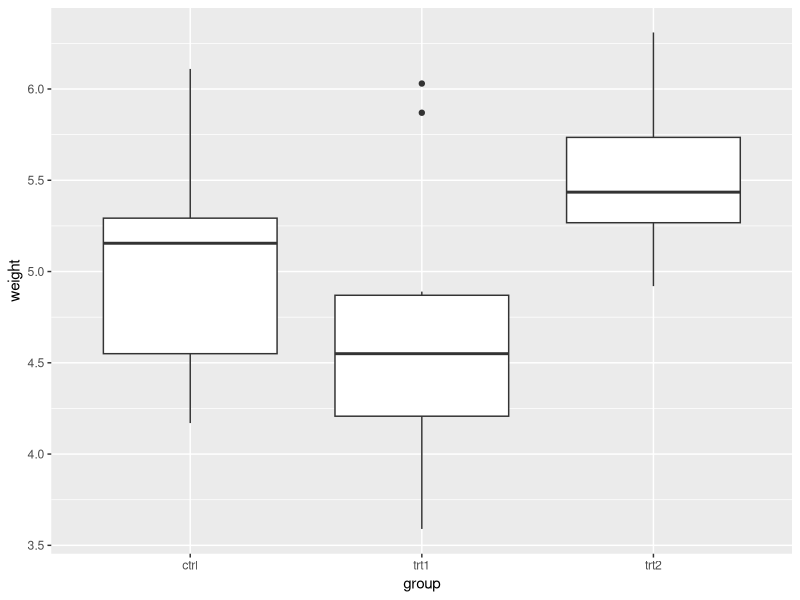
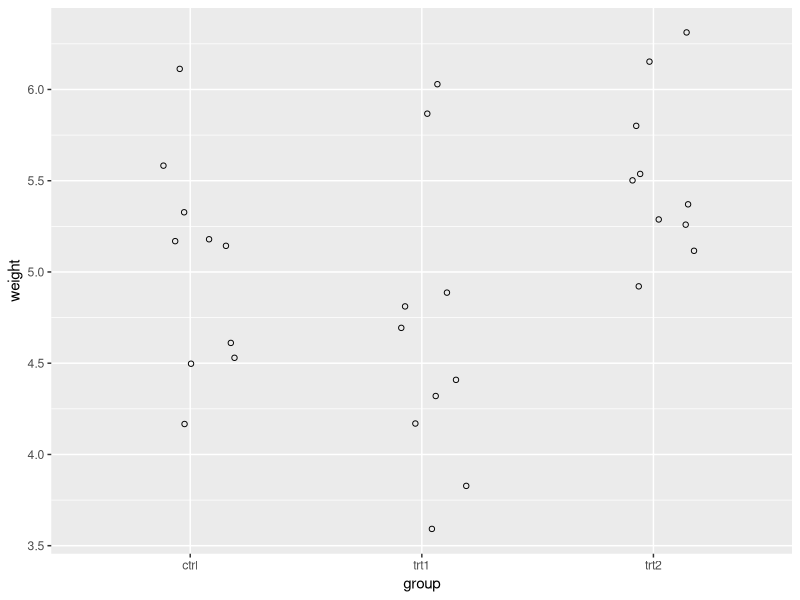

Generate these figures, in order, with R: (Note: this script raises an error after producing the figures.)
# Intro to R
# Rick Scavetta
# 30 May 2018
# DPZ data analysis workshop

# Clear the workspace
rm(list = ls())

# Load packages:
library(dplyr)
library(ggplot2)
library(purrr)
library(tidyr)

# R Syntax:
n <- log2(8) # the log2 of 8
n # shortcut for print(n)

# A Simple Workflow: The PlantGrowth Dataset
PlantGrowth

# How many groups do we have?
# groups are called levels
nlevels(PlantGrowth$group)

# What are they?
levels(PlantGrowth$group)

# Descriptive statistics:
mean(PlantGrowth$weight) # global mean

# Group-wise desc stats:
# The apply family:
tapply(PlantGrowth$weight, PlantGrowth$group, mean)

# The dplyr way:
PlantGrowth %>% # shift-ctrl-m, "pipe operator", say "then..."
  group_by(group) %>%
  summarise(avg = mean(weight),
            stdev = sd(weight))

# Make plots:
# Add aesthetics: MAP data to visual scales
# (e.g. axes and colour)
# Add geometry: How the data will look

# base layer: Data and Aes
g <- ggplot(PlantGrowth, aes(x = group, y = weight))

# Box plot:
g +
  geom_boxplot()

# Dot plot:
g +
  geom_point(shape = 1, position = position_jitter(0.2))

# Group differences:
# Define a linear model:
plant.lm <- lm(weight ~ group, data = PlantGrowth)

# t-tests:
plant.lm
summary(plant.lm)

# 1-way ANOVA
anova(plant.lm)

# Aside: All pair-wise t-test with correction:
# TukeyHSD(aov(weight ~ group, data = PlantGrowth))

# Make a markdown file with
chickwts

# Element 2: Functions
# Everything that happens,
# is because of a function

# e.g. arithmetic operators
34 + 6
`+`(34, 6) # it's a function!

# BEDMAS - order of operations
# brackets, exp, div, mult, add, sub
2 - 3/4 # 1.25
(2 -3)/4 # -0.25

# Make some objects:
n <- 34
p <- 6

n + p # As above

# Calculations for four values:
# 3, 8, 9, 23
m <- 1.12
b <- -0.4

m * 3 + b
m * 8 + b
m * 9 + b
m * 23 + b

# Generic form of functions
# fun_name(fun_args)

# fun_args can be named or unnamed
# Call fun_args using names or position
# functions may have zero to many args

# e.g.
log2(8) # position
log2(x = 8) # named

# The same as:
log(8, base = 2) # position and name
log(8, 2) # both using position

# Terrible :/
log(2, x = 8)

# Some basic and common functions
# Combine/Concatenate unnamed arguments
xx <- c(3, 8, 9, 23)
myNames <- c("healthy", "tissue", "quantity")

# no args:
ls()

# Sequential numbers
seq(from = 1, to = 100, by = 7)
foo1 <- seq(1, 100, 7)

# use objects in functions
foo2 <- seq(1, n, p)

# The : operator for seq(x,y,1)
1:10
seq(1, 10, 1)

# Types of math functions:
# 1 - Transformation functions: mutate data
# N output == N input
scale(foo1) # z-scores
log2(foo1)
sqrt(foo1)

# 2 - Aggregration functions: summarise data
# Typically a single value as output
mean(foo1) # x-bar
sd(foo1) # s
length(foo1) # n
sum(foo1)
prod(foo1)

# Exercise 2, p30:
foo2 + 100 # Trans
foo2 + foo2 # Trans
sum(foo2) + foo2 # Trans (with an aggr)
1:3 + foo2 # Trans

#####################################
#### Fundamental Concept ############
#### Vector Recycling ###############
#####################################

1:4 + foo2

# Exercise 3, p 30:
m
b
xx
m * xx + b

# exercise 4, p 30:
m2 <- c(0, 1.12)
m2 * xx + b

0 * xx + b
1.12 * xx + b


# cheap way:
rep(m2, each = 4) * xx + b

# better way: reiterate over m2
# i.e. take first value, then the second, and so on.
equation <- function(x, m = 1.12) {
  m * x - 0.4
}

equation(xx)

# old ways:
lapply(m2, function(slope) xx * slope + b)
lapply(m2, function(slope) equation(xx, slope))

# new way: purrr package
# Map all elements of an object to a function
map(m2, ~ equation(xx, .))

# the same as:
equation(xx, 0)
equation(xx, 1.12)

# get function definitions:
methods(t.test)
getAnywhere(t.test.default)

# Element 3: Objects
# Anything that exists is an object

# Vectors - 1 dimensional, homogenous
# e.g.
foo1
foo2

# User-defined atomic vector types:
# Logical: 0/1, F/T, FALSE/TRUE (aka binary, boolean)
# Integer: 0, 1, 2, ...
# Double: 0.004, 1.4, 3.14, ...
# Character: names, id, ...

# Numeric - either integer or double

typeof(foo1)
typeof(myNames)

foo3 <- c("Liver", "Brian", "Testes",
          "Muscle", "Intestine","Heart")

foo4 <- c(T, F, F, T, T, F)
typeof(foo4)

# 1 Dimension, each number is an "element"
length(foo1) # 15 elements

# Homogenous: only 1 data type allowed!
test <- c(1:10, "bob")
test

# corece types:
as.integer(test)

# Major problem # 1: Wrong type!
# Solution: Coercion

# List - 1 Dimension, heterogenous
# Data frame (a specialised class of type list)
# where 2 dimensions, heterogenous and
# each element is a vector of the same length
# Rows = observations (individuals)
# Columns = variables (measurements)

# examples of lists:
typeof(g) # our plot is a list
typeof(plant.lm) # our lm is a list

# the class determines how other
# functions deal with an object:
class(g)
class(plant.lm)

# making a data frame from scratch:
foo.df <- data.frame(foo4, foo3, foo2)
typeof(foo.df)
class(foo.df)

# attributes, see p38
attributes(foo.df)
names(foo.df)
row.names(foo.df)

# The data
foo.df

# Replace names with another vector:
names(foo.df) <- myNames
foo.df

# Any named element can be called with $ notation:
foo.df$healthy

# Explore data frames:
summary(foo.df)
str(foo.df)
glimpse(foo.df) # from dplyr

dim(foo.df) # nrow, ncol
nrow(foo.df)
ncol(foo.df)

# Don't use length() on 2D objects! (i.e. data frames)
length(foo1) # the number of elements
length(foo.df) # the number of elements (i.e. columns)

# Element 4: Logical Expressions
# Relational operators: Ask YES/NO questions
# output is ALWAYS!!!: TRUE or FALSE - logical vector
# Questions:
# Equivalency ==
# Non-equivalency !=
# >, <, >=,<=
# !x, Negation, where x is logical

# don't confuse:
# <- assign,
# <=, == relational
# = arguments in a function

n
p
n > p
n < p
foo4
!foo4

# Logical operators: Combine T/F questions
# AND - &
# OR - | "pipe operator",
# don't confuse | with %>% used in dplyr for combining commands
# WITHIN - %in%

# Apply to logical data: use subset()
# All healthy
subset(foo.df, foo.df$healthy == TRUE)
subset(foo.df, healthy == TRUE)
subset(foo.df, healthy)

# All unhealthy
subset(foo.df, healthy != TRUE)
subset(foo.df, healthy == FALSE)
subset(foo.df, !healthy)

# Subsetting numeric data (double or integer):
# below quantity of 10
subset(foo.df, quantity < 10)

# Ranges: Between 10-20
subset(foo.df, quantity > 10 & quantity < 20)
foo.df$quantity > 10
foo.df$quantity < 20

# Meaningless
subset(foo.df, quantity > 10 | quantity < 20)

# Extremes: Outside 10-20
subset(foo.df, quantity < 10 | quantity > 20)

# Impossible:
subset(foo.df, quantity < 10 & quantity > 20)

# Subsetting characters:
# NO PATTERN MATCHING!
# Heart samples:
subset(foo.df, tissue == "Heart")

# 2 or more: Liver and Heart
# Cheap and easy:
subset(foo.df, tissue == "Heart" | tissue == "Liver")

# Easier way: TERRIBLE - NEVER do this!
subset(foo.df, tissue == c("Heart", "Liver"))
subset(foo.df, tissue == c("Liver", "Heart"))
# vector recycling is always used!
foo.df$tissue

# The proper way: %in% WITHIN operator
subset(foo.df, tissue %in% c("Heart", "Liver"))
subset(foo.df, tissue %in% c("Liver", "Heart"))

# Element 5: Indexing
# So far: find by equations (e.g. ==, &)
# Here: use equations as positions
# []

# Vectors:
foo1
foo1[6] # 6th position
foo1[p] # the pth position (i.e. 6th)
foo1[3:p] # 3rd to pth
foo1[p:length(foo1)] # pth (6th) to the last value (15th)

# use logical vectors!
# i.e. output from a relational operator
foo1[foo1 < 50]

# This is subset! but more flexible :)
subset(foo1, foo1 < 50)
# because subset is just a short cut to []

# Data frames with []:
# 2 dimensions: use [ <row> , <col> ]
foo.df[3,] # 3rd row, ALL columns
foo.df[ 3:p, "quantity"] # 3rd to pth row, only quantity column
foo.df[ 3:p, 3] # 3rd to pth row, only quantity column
foo.df[ 3:p , -3 ] # 3rd to pth row, exclude quantity

# Tissue of low quantity (less than 10) observations:
foo.df[ foo.df$quantity < 10 , "tissue" ]

# like subset:
subset(foo.df, foo.df$quantity < 10, select =  tissue)

# Combining values:
foo.df[foo.df$tissue == "Heart",] # only Heart samples

foo.df[foo.df$tissue == "Heart",][,3] # 3rd col, only Heart samples
foo.df[foo.df$tissue == "Heart", 3] # 3rd col, only Heart samples

# Not possible
foo.df[foo.df$tissue == "Heart"] # ERROR, no comma!
# no comma is a short cut for columns!
foo.df[3] # 3rd column, as DF
foo.df[,3] # 3rd column, as vector

# Major problem # 2: Wrong structure!
# Solution: rearrange or coerce structure


index <- foo.df$tissue == "Heart"
foo.df[index,]

# Get a specific column

foo.df[,2] # column 2
foo.df[,"tissue"] # by name

# Element 8: Factor Variables (with "levels")
# AKA: Categorical, discrete, qualitative
# with "groups" - small and known number

# e.g.
PlantGrowth$group

typeof(PlantGrowth$group) # integer, with associated levels
str(PlantGrowth)
class(PlantGrowth$group)

# some issues:
foo3 # character
foo.df$tissue # factor

# Converting:
test.df <- data.frame(test)
test.df$test # converted to a factor
# convert to integers:
as.integer(test.df$test) # from a factor
as.integer(test) # from the original character

# Element 9: Tidy Data
# Some play data

# work on a new data set:
PlayData <- data.frame(type = rep(c("A", "B"), each = 2),
                       time = 1:2,
                       height = seq(10, 40, 10),
                       width = seq(50, 80, 10))

# To rearrange our data to Tidy, use tidyr:
# four arguments:
# 1 - data,
# 2 - name of the output key,
# 3 - name of the output value
# 4 - the ID or the MEASURE variables
PlayData.t <- gather(PlayData, key, value, -c(type, time)) # using ID
gather(PlayData, key, value, c(height, width)) # using MEASURE

# Element 10: Using Split-Apply-Combine
# Group in different ways: first see SILAC example for dplyr

# Scenario 1, group by type and key:
PlayData.t %>%
  group_by(type, key) %>%
  summarise(Average = mean(value))

# Scenario 2, group by time and key:
PlayData.t %>%
  group_by(time, key) %>%
  summarise(Average = mean(value))

# Scenario 3, group by type and time:
PlayData.t %>%
  group_by(type, time) %>%
  summarise(Average = mean(value))


